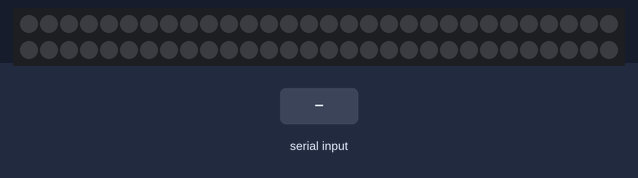
Simulated run of this sketch. Board: Arduino Uno, built with avr-gcc and run on an emulated ATmega328P. Parts: 60 RGB LEDs in strip order, left to right, continuing on the next row. Inputs (shaded band) come from the test bench. What the sketch prints to the serial monitor is not drawn.

Above: at 1.2 s.
1.3 s: byte 30 received over Serial
At 1.6 s:
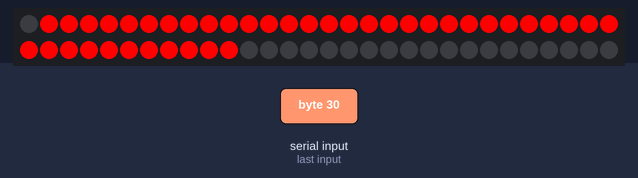
2.8 s: byte 90 received over Serial
At 4.0 s:
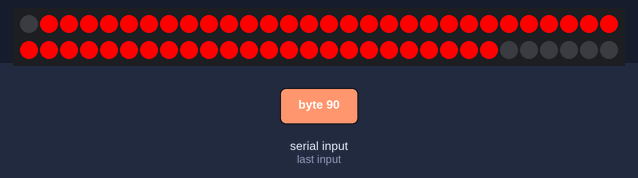
4.3 s: byte 120 received over Serial
Timing chart, 0 to 7.3 s (numbered marks = the images above; inputs shaded):
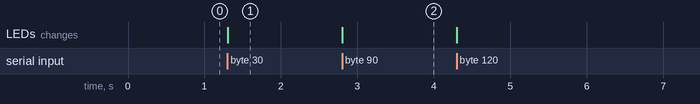

The sketch:

testSerial.ino
```cpp
#include "FastLED.h"
#define NUM_STRIPS 1
#define NUM_LEDS_PER_STRIP 60
CRGB leds[NUM_STRIPS][NUM_LEDS_PER_STRIP];

int val = 0;
int cutoffIndex = 0;
int prevCutoffIndex = 0;

void setup() {
  // Open serial communications and wait for port to open:
  Serial.begin(57600);
  FastLED.addLeds<NEOPIXEL, 10>(leds[0], NUM_LEDS_PER_STRIP);
  while (!Serial) {
    ; // wait for serial port to connect. Needed for native USB port only
  }
  Serial.write(1);
}

void loop() {
  if (Serial.available()) {
    val = Serial.read();
    prevCutoffIndex = cutoffIndex;
    cutoffIndex = 60 - 600.0/val; //obtained from the formula (60-i)/60 * val < 10
    if (cutoffIndex > 59) cutoffIndex = 59; //prevent index out of range
    if (cutoffIndex < 0) cutoffIndex = 0;
  }

  if (cutoffIndex > prevCutoffIndex) { //grow right
      for(int i = prevCutoffIndex+1; i <= cutoffIndex; i++) {
        leds[0][i] = CRGB(255,0,0);
    }

  } else { //shrink left
     for(int i = prevCutoffIndex; i > cutoffIndex; i--) {
        leds[0][i] = CRGB::Black;
     }
  }
  FastLED.show();

  /************************************* EXPLOSIVE BEAT DETECTION
    if (Serial.available()) {
    val = Serial.read();
  }

    for(int i = 0; i < NUM_LEDS_PER_STRIP; i++) {
      color = (60-i)/60.0 * val * 2;
      leds[0][i] = CRGB(color,0,0);
    }
    FastLED.show();


    for(int i = NUM_LEDS_PER_STRIP; i >= 0 ; i--) {
      leds[0][i] = CRGB::Black;
    }
              FastLED.show();
   *********************************************************/
}
```

Measured:
- after the input at 1.3 s, the LEDs: change at once (image 1)
- after the input at 2.8 s, the LEDs: change at once (image 2)
